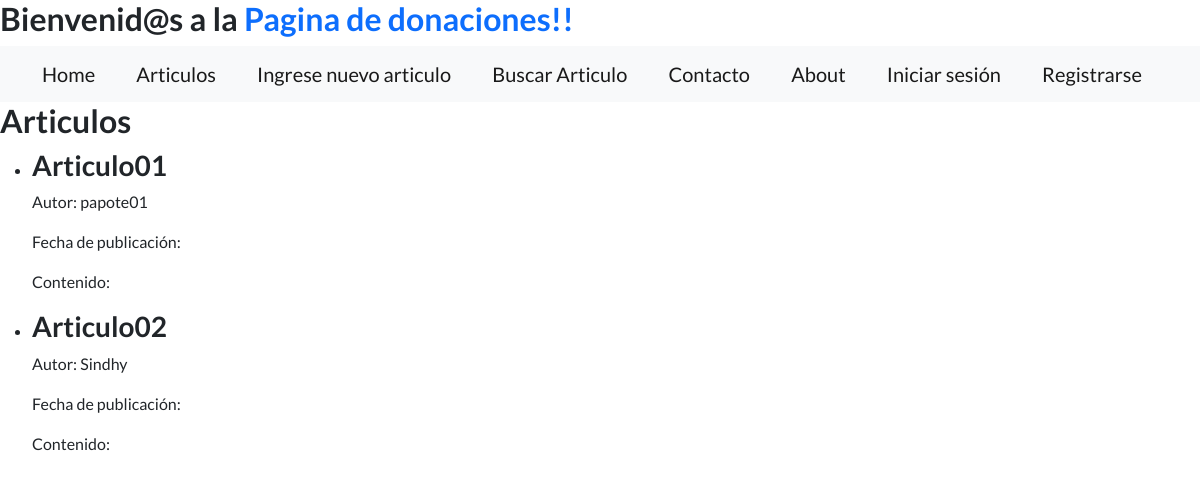
Page /articulos/ on the committed database.
### MyAPP/models.py (models this page shows, shortened)
class Articulo(models.Model):
    titulo = models.CharField(max_length=200)
    juguete = models.CharField(max_length=200)
    subtitulo = models.CharField(max_length=200)
    cuerpo = models.TextField()
    autor = models.ForeignKey(User, on_delete=models.CASCADE)
    fecha = models.DateTimeField(auto_now_add=True)
    imagen = models.ImageField(upload_to='articulos/', blank=True, null=True)
    proyecto = models.ForeignKey(Proyecto, on_delete=models.CASCADE)

### MyAPP/views.py (the view)
# urls.py: path('articulos/', views.lista_articulos, name='lista_articulos'),
def lista_articulos(request):
    articulos = Articulo.objects.all()
    contexto = {'articulos': articulos}
    return render(request, 'lista_articulos.html', contexto)

### MyAPP/templates/lista_articulos.html
{% extends 'base.html' %}
{% load static %}
{% block content %}
  <h2>Articulos</h2>
  <ul>
    {% for articulo in articulos %}
      <li>
        <h3>{{ articulo.titulo }}</h3>
        <p>Autor: {{ articulo.autor }}</p>
        <p>Fecha de publicación: {{ articulo.fecha_publicacion }}</p>
        <p>Contenido: {{ articulo.contenido }}</p>
      </li>
    {% empty %}
      <li>No hay artículos disponibles.</li>
    {% endfor %}
  </ul>
{% endblock %}

### rows in the picture
Articulo: titulo "Articulo01", autor "papote01"
Articulo: titulo "Articulo02", autor "Sindhy"
